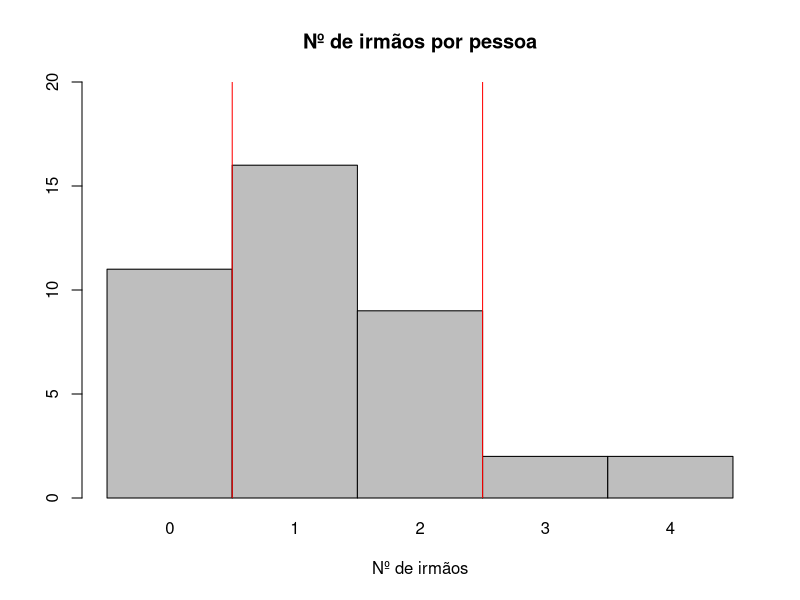

Here is the R script that generated this plot:
irmaos <- read.csv("./dataset/irmaos.csv")$xi
media <- mean(irmaos)
desvio <- sd(irmaos)

print(paste0("media = ", media))
print(paste0("desvio = ", desvio))
print(paste0("desvio / media = ", desvio / media))

# Gráfico
png("ex3_3.png")
barplot(
  table(irmaos),
  xlab = "Nº de irmãos",
  main = "Nº de irmãos por pessoa",
  ylim = c(0, 20),
  space = 0
)

# index zero, temos de ajustar as linhas guia
abline(NULL, v = ceiling(media - desvio), col = "red")
abline(NULL, v = floor(media + desvio) + 1, col = "red")
